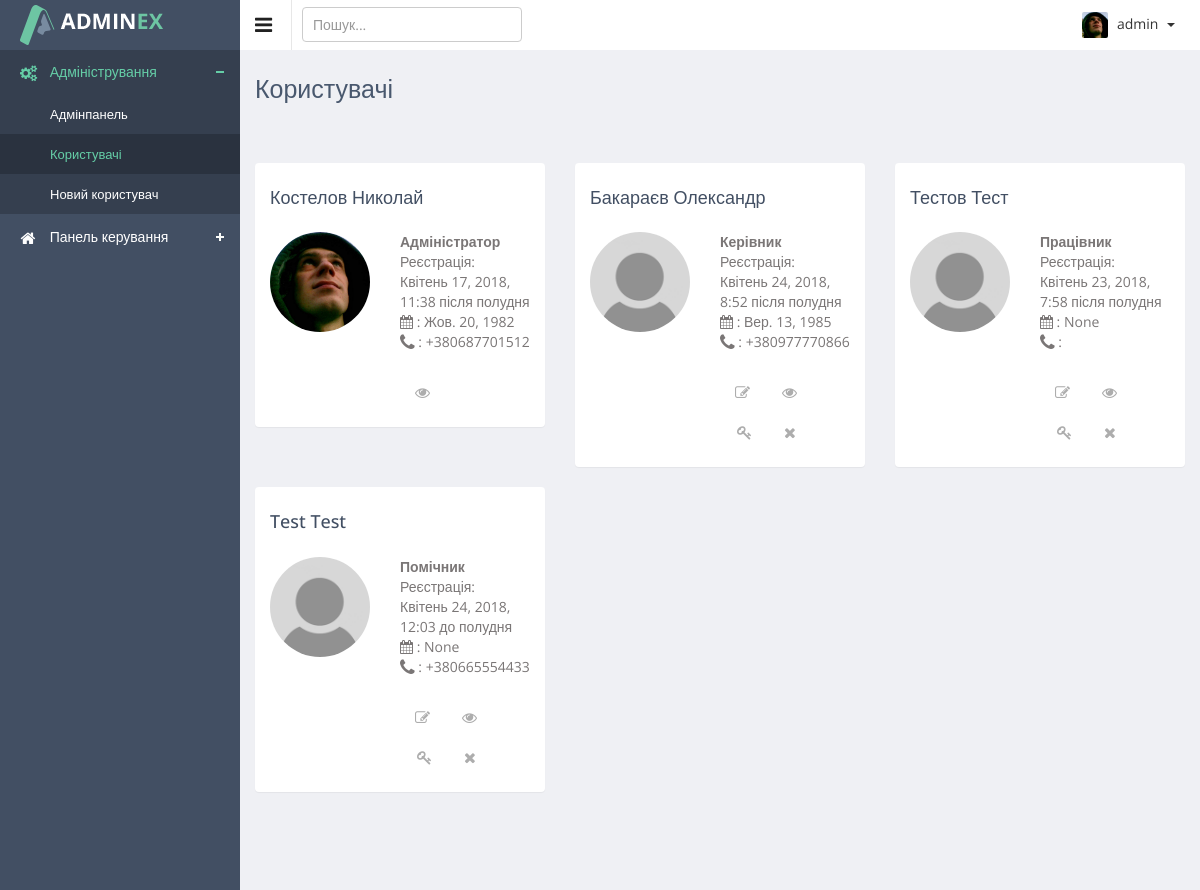
The app's page /admin/users/list/ (signed in) with its own data.
### authapp/models.py (models this page shows)
class ProjectUser(AbstractUser):
    parent_name = models.CharField(verbose_name='по-батькові', max_length=20, blank=True)
    date_of_birth = models.DateField(verbose_name='дата народження', blank=True, null=True)
    phone1 = models.CharField(verbose_name='номер телефона', max_length=16, blank=True)
    phone2 = models.CharField(verbose_name='номер телефона', max_length=16, blank=True, null=True)
    avatar = models.ImageField(verbose_name='фото', upload_to='users_avatars', blank=True)
    is_dir = models.BooleanField(verbose_name='керівник', default=False)
    is_assistant = models.BooleanField(verbose_name='помічник', default=False)
    is_client = models.BooleanField(verbose_name='клієнт', default=False)
    def __str__(self):
        return self.username

### adminapp/views.py (the view)
@user_passes_test(lambda user: user.is_superuser)
def users_list_view(request):
    title = 'Користувачі'
    users_list = ProjectUser.objects.all().order_by('-is_active', 'username')
    context = {
        'title': title,
        'object_list': users_list,
    }
    return render(request, 'adminapp/users_list.html', context)

### adminapp/templatetags/tags.py (called while the page is built)
@register.filter
def default_avatar(string):
    if not string:
        string = 'users_avatars/gravatar.png'
    new_string = f'{URL_PREFIX}{string}'
    return new_string

### adminapp/templates/adminapp/users_list.html (shortened to what this page needs)
{% extends 'mainapp/base.html' %}
{% load staticfiles %}
{% load tags %}
{% block container %}
<div class="directory-info-row">
    <div class="row">
        {% for object in object_list %}
        <div class="col-lg-4 col-sm-6">
            <div class="panel">
                <div class="panel-body" style="{% if not object.is_active %}opacity: 0.3{% endif %}">
                    <h4>{{ object.last_name }} {{ object.first_name }}</h4>
                    <div class="media">
                        <a class="pull-left" href="{% url 'admin:user_detail' object.pk %}">
                            <img class="thumb media-object" src="{{ object.avatar|default_avatar }}"
                                 style="max-width: 100px; max-height: 100px;" alt="">
                        </a>
                        <div class="media-body">
                            <address>
                                <strong>
                                    {% if object.is_superuser %}Адміністратор
                                    {% elif object.is_dir %}Керівник
                                    {% elif object.is_assistant %}Помічник
                                    {% else %}Працівник
                                    {% endif %}
                                </strong><br>
                                Реєстрація:<br> {{ object.date_joined }}<br>
                                <i class="fa fa-calendar" title="дата народження"></i> : {{ object.date_of_birth }}<br>
                                <i class="fa fa-phone fa-lg"></i> : {{ object.phone1 }}
                            </address>
                            <ul class="nav nav-pills p-option">
                                {% if not object.is_superuser %}
                                <li>
                                    <a href="{% url 'admin:user_update' object.pk %}">
                                        <i class="fa fa-edit" title="Редагувати"></i>
                                    </a>
                                </li>
                                {% endif %}
                                <li>
                                    <a href="{% url 'admin:user_detail' object.pk %}">
                                        <i class="fa fa-eye" title="Переглянути"></i>
                                    </a>
                                </li>
                                {% if user.is_superuser %}
                                <li>
                                    {% if not object.is_superuser %}
                                    <a href="{% url 'admin:user_change_password' object.pk %}">
                                        <i class="fa fa-key" title="Змінити пароль"></i>
                                    </a>
                                    {% endif %}
                                </li>
                                <li>
                                    {% if not object.is_superuser %}
                                        {% if object.is_active %}
                                            <a href="{% url 'admin:user_delete' object.pk %}">
                                                <i class="fa fa-times" title="Деактивувати"></i>
                                            </a>
                                        {% else %}
                                            <a href="{% url 'admin:user_activate' object.pk %}">
                                                <i class="fa fa-check" title="Активувати"></i>
                                            </a>
                                        {% endif %}
                                    {% endif %}
                                </li>
                                {% endif %}
                            </ul>
                        </div>
                    </div>
                </div>
            </div>
        </div>
        {% endfor %}
    </div>
</div>
{% endblock %}

### mainapp/templates/mainapp/includes/inc_right_menu.html (shortened to what this page needs)
{% load staticfiles %}
{% load tags %}
<ul class="notification-menu">
    <li>
        <a href="#" class="btn btn-default dropdown-toggle" data-toggle="dropdown">
            <img src="{{ user.avatar|default_avatar }}" alt=""/>
            {{ user }}
            <span class="caret"></span>
        </a>
    </li>
</ul>

### records on screen
ProjectUser: avatar (picture), username "admin", last_name "Костелов", first_name "Николай", is_superuser "Адміністратор", date_joined "Квітень 17, 2018, 11:38 після полудня", date_of_birth "Жов. 20, 1982", phone1 "+380687701512"
ProjectUser: last_name "Бакараєв", first_name "Олександр", is_superuser "Керівник", date_joined "Квітень 24, 2018, 8:52 після полудня", date_of_birth "Вер. 13, 1985", phone1 "+380977770866"
ProjectUser: last_name "Тестов", first_name "Тест", is_superuser "Працівник", date_joined "Квітень 23, 2018, 7:58 після полудня", date_of_birth "None"
ProjectUser: last_name "Test", first_name "Test", is_superuser "Помічник", date_joined "Квітень 24, 2018, 12:03 до полудня", date_of_birth "None", phone1 "+380665554433"

### other values on screen
{{ title }} "Користувачі"
